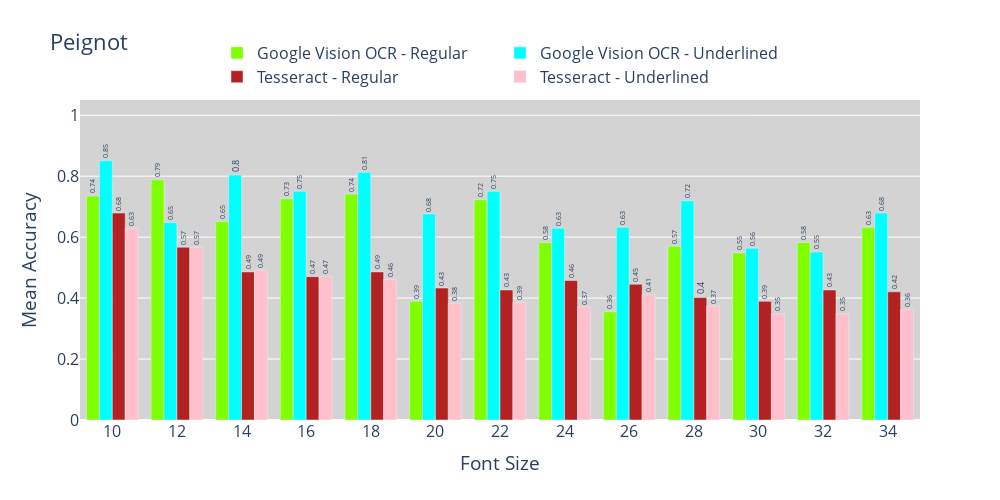

Notebook cell for this chart:
### Code cell
peignot_df = merged_df[(merged_df['font_name'] == 'peignot')]


# Melting the DataFrame to long format
df_melted = peignot_df.melt(id_vars=['font_size', 'bold', 'underlined'], value_vars=['accuracy_ts', 'accuracy_gv'],
                            var_name='accuracy_type', value_name='accuracy_value')

grouped_df = df_melted.groupby(['accuracy_type', 'font_size', 'underlined', 'bold'])['accuracy_value'].mean().reset_index()


# Create a figure
fig = go.Figure()

# Add traces
fig.add_trace(go.Bar(
    x=grouped_df[(grouped_df['underlined'] == False) & (grouped_df['bold'] == False) & (grouped_df['accuracy_type'] == 'accuracy_gv')]['font_size'],
    y=grouped_df[(grouped_df['underlined'] == False) & (grouped_df['bold'] == False) & (grouped_df['accuracy_type'] == 'accuracy_gv')]['accuracy_value'],
    text=grouped_df[(grouped_df['underlined'] == False) & (grouped_df['bold'] == False) & (grouped_df['accuracy_type'] == 'accuracy_gv')]['accuracy_value'].round(2),
    name='Google Vision OCR - Regular',
    textfont=dict(size=16),
    marker_color='chartreuse',
    textposition='outside',
    textangle=270
))

fig.add_trace(go.Bar(
    x=grouped_df[(grouped_df['underlined'] == True) & (grouped_df['bold'] == False) & (grouped_df['accuracy_type'] == 'accuracy_gv')]['font_size'],
    y=grouped_df[(grouped_df['underlined'] == True) & (grouped_df['bold'] == False) & (grouped_df['accuracy_type'] == 'accuracy_gv')]['accuracy_value'],
    text=grouped_df[(grouped_df['underlined'] == True) & (grouped_df['bold'] == False) & (grouped_df['accuracy_type'] == 'accuracy_gv')]['accuracy_value'].round(2),
    name='Google Vision OCR - Underlined',
    textfont=dict(size=16),
    marker_color='cyan',
    textposition='outside',
    textangle=270
))

fig.add_trace(go.Bar(
    x=grouped_df[(grouped_df['underlined'] == False) & (grouped_df['bold'] == False) & (grouped_df['accuracy_type'] == 'accuracy_ts')]['font_size'],
    y=grouped_df[(grouped_df['underlined'] == False) & (grouped_df['bold'] == False) & (grouped_df['accuracy_type'] == 'accuracy_ts')]['accuracy_value'],
    text=grouped_df[(grouped_df['underlined'] == False) & (grouped_df['bold'] == False) & (grouped_df['accuracy_type'] == 'accuracy_ts')]['accuracy_value'].round(2),
    name='Tesseract - Regular',
    textfont=dict(size=16),
    marker_color='firebrick',
    textposition='outside',
    textangle=270
))

fig.add_trace(go.Bar(
    x=grouped_df[(grouped_df['underlined'] == True) & (grouped_df['bold'] == False) & (grouped_df['accuracy_type'] == 'accuracy_ts')]['font_size'],
    y=grouped_df[(grouped_df['underlined'] == True) & (grouped_df['bold'] == False) & (grouped_df['accuracy_type'] == 'accuracy_ts')]['accuracy_value'],
    text=grouped_df[(grouped_df['underlined'] == True) & (grouped_df['bold'] == False) & (grouped_df['accuracy_type'] == 'accuracy_ts')]['accuracy_value'].round(2),
    name='Tesseract - Underlined',
    textfont=dict(size=16),
    marker_color='pink',
    textposition='outside',
    textangle=270
))

# Update layout for vertical bars
fig.update_layout(
    title='Peignot',
    xaxis=dict(title='Font Size', tickvals=grouped_df['font_size'], ticktext=grouped_df['font_size']),  # updating x-axis
    yaxis=dict(title='Mean Accuracy'),  # updating y-axis
    font=dict(size=16),
    legend=dict(
        orientation="h",
        yanchor="top",
        y=1.2,
        xanchor="center",
        x=0.5
    ),
    bargap=0.2,
    height=500,
    width=1000,
    plot_bgcolor='lightgray',  # Background color of the plot area
    paper_bgcolor='white'  # Background color of the entire figure
)

fig.update_yaxes(range=[0, 1.05])  # Update y-axis range if necessary

# Show the plot
fig.show()

### Figure 1 — Plotly figure (JSON) as saved in the notebook; plotly's stock layout.template omitted (floating-point values rounded to 4 significant figures)
{"data": [{"marker": {"color": "chartreuse"}, "name": "Google Vision OCR - Regular", "text": [0.74, 0.79, 0.65, 0.73, 0.74, 0.39, 0.72, 0.58, 0.36, 0.57, 0.55, 0.58, 0.63], "textangle": -90, "textfont": {"size": 16}, "textposition": "outside", "type": "bar", "x": [10, 12, 14, 16, 18, 20, 22, 24, 26, 28, 30, 32, 34], "y": [0.7352, 0.7882, 0.6511, 0.7259, 0.7414, 0.3894, 0.7227, 0.5826, 0.3551, 0.5701, 0.5483, 0.5826, 0.6324]}, {"marker": {"color": "cyan"}, "name": "Google Vision OCR - Underlined", "text": [0.85, 0.65, 0.8, 0.75, 0.81, 0.68, 0.75, 0.63, 0.63, 0.72, 0.56, 0.55, 0.68], "textangle": -90, "textfont": {"size": 16}, "textposition": "outside", "type": "bar", "x": [10, 12, 14, 16, 18, 20, 22, 24, 26, 28, 30, 32, 34], "y": [0.8505, 0.648, 0.8037, 0.7508, 0.8131, 0.676, 0.7508, 0.6293, 0.6324, 0.7196, 0.5639, 0.5514, 0.6791]}, {"marker": {"color": "firebrick"}, "name": "Tesseract - Regular", "text": [0.68, 0.57, 0.49, 0.47, 0.49, 0.43, 0.43, 0.46, 0.45, 0.4, 0.39, 0.43, 0.42], "textangle": -90, "textfont": {"size": 16}, "textposition": "outside", "type": "bar", "x": [10, 12, 14, 16, 18, 20, 22, 24, 26, 28, 30, 32, 34], "y": [0.6791, 0.567, 0.486, 0.4704, 0.486, 0.433, 0.4268, 0.4579, 0.4455, 0.4019, 0.3894, 0.4268, 0.4206]}, {"marker": {"color": "pink"}, "name": "Tesseract - Underlined", "text": [0.63, 0.57, 0.49, 0.47, 0.46, 0.38, 0.39, 0.37, 0.41, 0.37, 0.35, 0.35, 0.36], "textangle": -90, "textfont": {"size": 16}, "textposition": "outside", "type": "bar", "x": [10, 12, 14, 16, 18, 20, 22, 24, 26, 28, 30, 32, 34], "y": [0.6293, 0.567, 0.4922, 0.4704, 0.4611, 0.3832, 0.3863, 0.3707, 0.4112, 0.3738, 0.3489, 0.3489, 0.3614]}], "layout": {"bargap": 0.2, "font": {"size": 16}, "height": 500, "legend": {"orientation": "h", "x": 0.5, "xanchor": "center", "y": 1.2, "yanchor": "top"}, "paper_bgcolor": "white", "plot_bgcolor": "lightgray", "title": {"text": "Peignot"}, "width": 1000, "xaxis": {"ticktext": [10, 10, 12, 12, 14, 14, 16, 16, 18, 18, 20, 20, 22, 22, 24, 24, 26, 26, 28, 28, 30, 30, 32, 32, 34, 34, 10, 10, 12, 12, 14, 14, 16, 16, 18, 18, 20, 20, 22, 22, 24, 24, 26, 26, 28, 28, 30, 30, 32, 32, 34, 34], "tickvals": [10, 10, 12, 12, 14, 14, 16, 16, 18, 18, 20, 20, 22, 22, 24, 24, 26, 26, 28, 28, 30, 30, 32, 32, 34, 34, 10, 10, 12, 12, 14, 14, 16, 16, 18, 18, 20, 20, 22, 22, 24, 24, 26, 26, 28, 28, 30, 30, 32, 32, 34, 34], "title": {"text": "Font Size"}}, "yaxis": {"range": [0, 1.05], "title": {"text": "Mean Accuracy"}}}}
